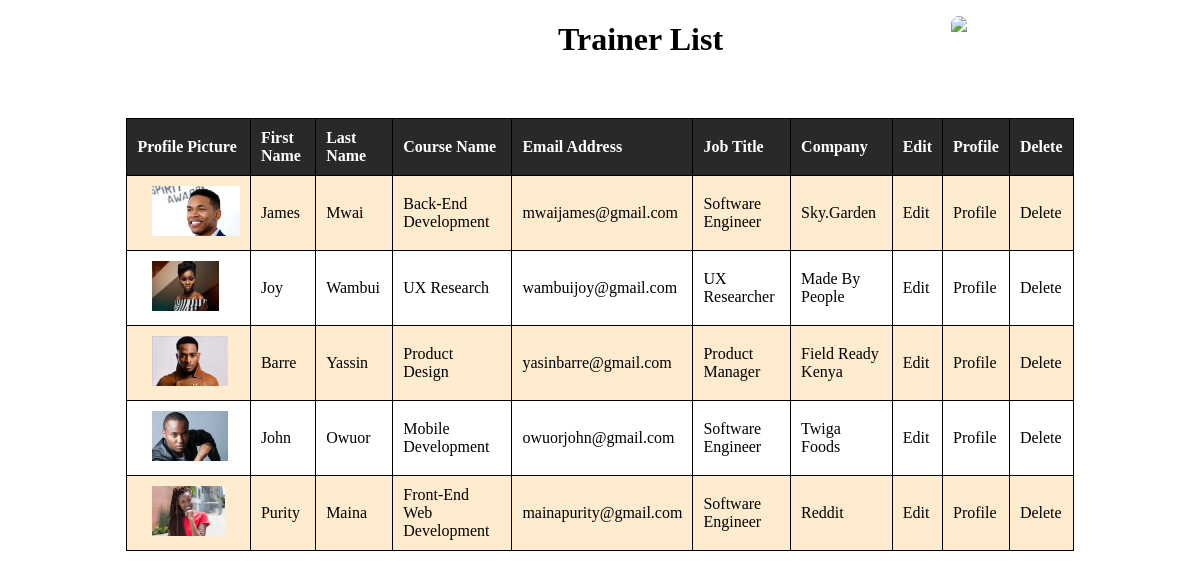
Page /trainer/list/ on the committed database.
### trainer/models.py (models this page shows)
class Trainer(models.Model):
    profile_pic = models.ImageField(upload_to = 'images/')
    first_name=models.CharField(max_length=12)
    last_name=models.CharField(max_length=12)
    gender_choice=(
        ('1','Female'),
        ('2','Male'),
        ('3','Prefer not to say')
    )
    gender=models.CharField(max_length=8,choices=gender_choice)
    age=models.PositiveSmallIntegerField(null=True, blank=True)
    date_of_birth=models.DateField(null=True)
    phone_number=models.CharField(max_length=10)
    nationality_choice=(
        ('1','Rwandan'),
        ('2','Kenyan'),
        ('3','Ugandan'),
        ('4','SouthSudanes'),
        ('5','Sudanes')
    )
    nationality=models.CharField(max_length=15,choices=nationality_choice)
    national_Id=models.CharField(max_length=20)
    email_address=models.EmailField(null=True)
    joining_date=models.DateField(null=True)
    resume=models.FileField(upload_to="documents/",null=True)
    contract=models.FileField(upload_to="documents/",null=True, blank=True)
    course_name=models.CharField(max_length=25)
    salary=models.PositiveBigIntegerField(null=True, blank=True)
    job_title=models.CharField(max_length=25)
    company=models.CharField(max_length=30)

### trainer/views.py (the view)
# urls.py: path("list/", trainer_list, name="trainer_list"),
def trainer_list(request):
    trainers = Trainer.objects.all()
    return render(request, "trainer_list.htm", {"trainers":trainers})

### trainer/templates/trainer_list.htm (shortened to what this page needs)
<!DOCTYPE html>
<html lang="en">
<head>
</head>
<body>
    <img class = "pic" src="http://aspirationtech.org/files/WeapSocAkiraChixlogo.jpg">
    <h1>Trainer List</h1>
    <table class="table">
        <tr>
            <th>Profile Picture</th>
            <th>First Name</th>
            <th>Last Name</th>
            <th>Course Name</th>
            <th>Email Address</th>
            <th>Job Title</th>
            <th>Company</th>
            <th>Edit</th>
            <th>Profile</th>
            <th>Delete</th>
        </tr>
        {% for trainer in trainers%}
        <tr>
            <td>
                <img src="{{trainer.profile_pic.url}}">
            </td>
            <td>
                {{trainer.first_name}}
            </td>
            <td>
                {{trainer.last_name}}
            </td>
            <td>
                {{trainer.course_name}}
            </td>
            <td>
                {{trainer.email_address}}
            </td>
            <td>
                {{trainer.job_title}}
            </td>
            <td>
                {{trainer.company}}
            </td>
            <td>
                <a href="{%url 'edit_trainer' id=trainer.id%}">Edit</a>
            </td>
            <td>
                <a href="{%url 'trainer_profile' id=trainer.id%}">Profile</a>
            </td>
            <td>
                <a href="{%url 'delete_trainer' id=trainer.id%}">Delete</a>
            </td>
        </tr>
        {% endfor %}
    </table>
</body>
</html>

### trainer/templates/trainer_list.htm (style rules this page uses)
body { background-image: url("https://uploads-ssl.webflow.com/5e72ed345a0058a3332497f7/5eb9c614ce4ca10ba96f88b2_BUilt%20In%20Africa%20Articel.jpg"); background-size: cover; }
table { width: 80%; margin-top: 5%; margin-bottom: 8%; margin-left: 10%; }
th, caption { text-align: left; background:rgb(41, 41, 41); color: white; }
table, th, td { border: 1px solid #000; border-collapse: collapse; }
th, td { padding: 10px; }
tr:nth-child(even) { background-color: blanchedalmond; }
tr:nth-child(odd) { background-color:rgb(255, 255, 255); }
.pic { height: 70px; border-radius: 36px; position: absolute; top: 2%; left: 78%; }
h1 { margin-left: 550px; color: rgb(0, 0, 0); }
a { text-decoration: none; color: rgb(0, 0, 0); }
img { height: 50px; margin-left: 15px; }

### rows in the picture
Trainer: profile_pic (picture), first_name "James", last_name "Mwai", course_name "Back-End Development", email_address "mwaijames@gmail.com", job_title "Software Engineer", company "Sky.Garden"
Trainer: profile_pic (picture), first_name "Joy", last_name "Wambui", course_name "UX Research", email_address "wambuijoy@gmail.com", job_title "UX Researcher", company "Made By People"
Trainer: profile_pic (picture), first_name "Barre", last_name "Yassin", course_name "Product Design", email_address "yasinbarre@gmail.com", job_title "Product Manager", company "Field Ready Kenya"
Trainer: profile_pic (picture), first_name "John", last_name "Owuor", course_name "Mobile Development", email_address "owuorjohn@gmail.com", job_title "Software Engineer", company "Twiga Foods"
Trainer: profile_pic (picture), first_name "Purity", last_name "Maina", course_name "Front-End Web Development", email_address "mainapurity@gmail.com", job_title "Software Engineer", company "Reddit"
